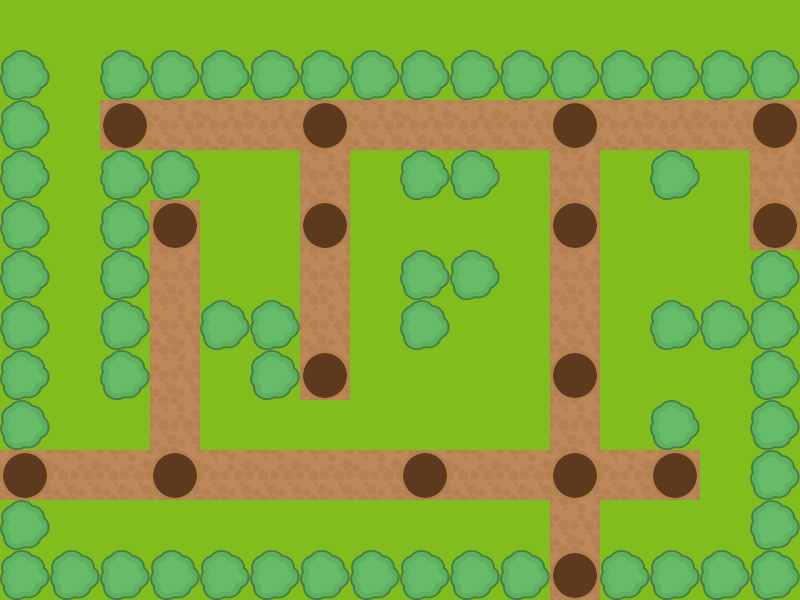

This game map was drawn from its Tiled (.tmx) file and the tilesets committed beside it. A one-line description and the full map source follow:
An orthogonal 16x12 tile map with 50x50 px tiles, 3 tile layers (gramaCaminho, formigueiro, arvores).

<map version="1.0" tiledversion="1.0.3" orientation="orthogonal" renderorder="right-down" width="16" height="12" tilewidth="50" tileheight="50" nextobjectid="1">
 <tileset firstgid="1" source="recursos.tsx" />
 <layer name="gramaCaminho" width="16" height="12">
  <data encoding="csv">
2,2,2,2,2,2,2,2,2,2,2,2,2,2,2,2,
2,2,2,2,2,2,2,2,2,2,2,2,2,2,2,2,
2,2,0,1,1,1,0,1,1,1,1,0,1,1,1,0,
2,2,2,2,2,2,1,2,2,2,2,1,2,2,2,1,
2,2,2,0,2,2,0,2,2,2,2,0,2,2,2,0,
2,2,2,1,2,2,1,2,2,2,2,1,2,2,2,2,
2,2,2,1,2,2,1,2,2,2,2,1,2,2,2,2,
2,2,2,1,2,2,0,2,2,2,2,0,2,2,2,2,
2,2,2,1,2,2,2,2,2,2,2,1,2,2,2,2,
0,1,1,0,1,1,1,1,0,1,1,0,1,0,2,2,
2,2,2,2,2,2,2,2,2,2,2,1,2,2,2,2,
2,2,2,2,2,2,2,2,2,2,2,0,2,2,2,2
</data>
 </layer>
 <layer name="formigueiro" width="16" height="12">
  <data encoding="csv">
0,0,0,0,0,0,0,0,0,0,0,0,0,0,0,0,
0,0,0,0,0,0,0,0,0,0,0,0,0,0,0,0,
0,0,5,0,0,0,5,0,0,0,0,5,0,0,0,5,
0,0,0,0,0,0,0,0,0,0,0,0,0,0,0,0,
0,0,0,5,0,0,5,0,0,0,0,5,0,0,0,5,
0,0,0,0,0,0,0,0,0,0,0,0,0,0,0,0,
0,0,0,0,0,0,0,0,0,0,0,0,0,0,0,0,
0,0,0,0,0,0,5,0,0,0,0,5,0,0,0,0,
0,0,0,0,0,0,0,0,0,0,0,0,0,0,0,0,
5,0,0,5,0,0,0,0,5,0,0,5,0,5,0,0,
0,0,0,0,0,0,0,0,0,0,0,0,0,0,0,0,
0,0,0,0,0,0,0,0,0,0,0,5,0,0,0,0
</data>
 </layer>
 <layer name="arvores" width="16" height="12">
  <data encoding="csv">
0,0,0,0,0,0,0,0,0,0,0,0,0,0,0,0,
3,0,3,3,3,3,3,3,3,3,3,3,3,3,3,3,
3,0,0,0,0,0,0,0,0,0,0,0,0,0,0,0,
3,0,3,3,0,0,0,0,3,3,0,0,0,3,0,0,
3,0,3,0,0,0,0,0,0,0,0,0,0,0,0,0,
3,0,3,0,0,0,0,0,3,3,0,0,0,0,0,3,
3,0,3,0,3,3,0,0,3,0,0,0,0,3,3,3,
3,0,3,0,0,3,0,0,0,0,0,0,0,0,0,3,
3,0,0,0,0,0,0,0,0,0,0,0,0,3,0,3,
0,0,0,0,0,0,0,0,0,0,0,0,0,0,0,3,
3,0,0,0,0,0,0,0,0,0,0,0,0,0,0,3,
3,3,3,3,3,3,3,3,3,3,3,0,3,3,3,3
</data>
 </layer>
</map>
